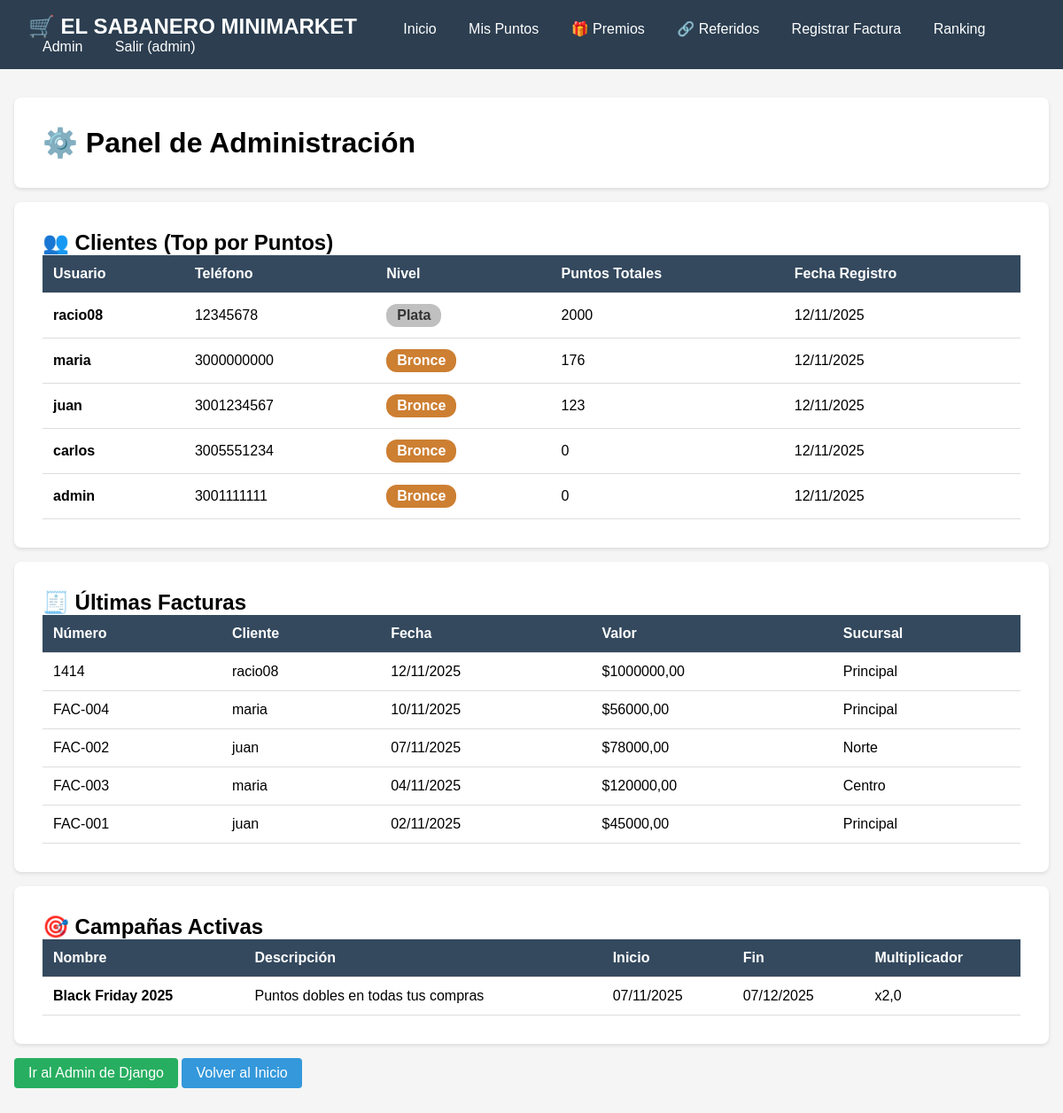
Page /panel/ (signed in) on the earlier database version.
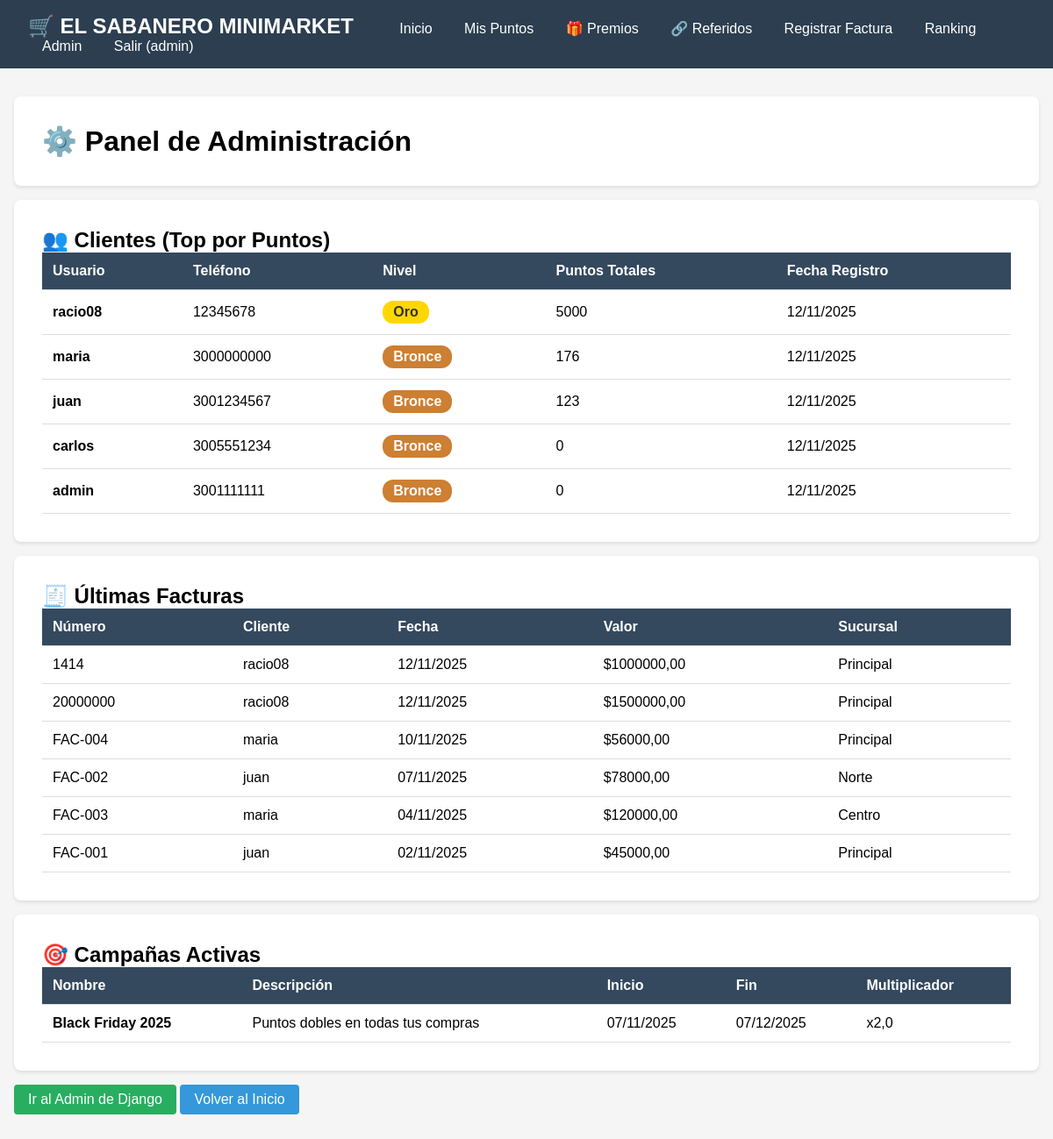
Same page on the later database version.
### clientes/models.py (models this page shows, shortened)
class Cliente(models.Model):
    TIPO_DOCUMENTO_CHOICES = [
        ('CC', 'Cédula de Ciudadanía'),
        ('CE', 'Cédula de Extranjería'),
        ('TI', 'Tarjeta de Identidad'),
        ('PA', 'Pasaporte'),
        ('NIT', 'NIT'),
    ]
    GENERO_CHOICES = [
        ('M', 'Masculino'),
        ('F', 'Femenino'),
        ('O', 'Otro'),
        ('N', 'Prefiero no decir'),
    ]
    user = models.OneToOneField(User, on_delete=models.CASCADE)
    tipo_documento = models.CharField(max_length=3, choices=TIPO_DOCUMENTO_CHOICES, default='CC')
    numero_documento = models.CharField(max_length=20, unique=True)
    fecha_nacimiento = models.DateField(null=True, blank=True)
    genero = models.CharField(max_length=1, choices=GENERO_CHOICES, blank=True)
    telefono = models.CharField(max_length=20)
    telefono_alternativo = models.CharField(max_length=20, blank=True)
    email_alternativo = models.EmailField(blank=True)
    direccion = models.CharField(max_length=255, default='Sin especificar')
    barrio = models.CharField(max_length=100, blank=True)
    ciudad = models.CharField(max_length=100, default='Bogotá')
    departamento = models.CharField(max_length=100, default='Cundinamarca')
    codigo_postal = models.CharField(max_length=10, blank=True)
    nivel = models.CharField(max_length=10, default='Bronce')
    fecha_registro = models.DateTimeField(auto_now_add=True)
    activo = models.BooleanField(default=True)
    acepta_promociones = models.BooleanField(default=True)
    acepta_notificaciones = models.BooleanField(default=True)
    codigo_referido = models.CharField(max_length=10, unique=True, blank=True, null=True)
    referido_por = models.ForeignKey('self', on_delete=models.SET_NULL, null=True, blank=True, related_name='mis_referidos')
    notas = models.TextField(blank=True)
    class Meta:
        ordering = ['-fecha_registro']
        verbose_name = 'Cliente'
        verbose_name_plural = 'Clientes'

class Factura(models.Model):
    cliente = models.ForeignKey(Cliente, on_delete=models.CASCADE)
    numero_factura = models.CharField(max_length=50)
    fecha_compra = models.DateField()
    valor_total = models.DecimalField(max_digits=10, decimal_places=2)
    sucursal = models.CharField(max_length=100)
    registrada = models.BooleanField(default=False)

class Campana(models.Model):
    nombre = models.CharField(max_length=100)
    descripcion = models.TextField()
    fecha_inicio = models.DateField()
    fecha_fin = models.DateField()
    multiplicador_puntos = models.FloatField(default=1.0)

### clientes/views.py (the view)
# urls.py: path('panel/', views.panel_admin, name='panel_admin'),
@login_required
def panel_admin(request):
    if not request.user.is_staff:
        messages.error(request, "No tienes permisos para acceder a esta página.")
        return redirect('clientes:home')
    clientes = Cliente.objects.annotate(puntos=Sum('punto__puntos_obtenidos')).order_by('-puntos')
    facturas = Factura.objects.select_related('cliente').order_by('-fecha_compra')[:10]
    campanas = Campana.objects.all()
    return render(request, 'clientes/admin/panel.html', {
        'clientes': clientes,
        'facturas': facturas,
        'campanas': campanas
    })

### clientes/templates/clientes/admin/panel.html (shortened to what this page needs)
{% extends 'clientes/base.html' %}
{% block content %}
<div class="card">
    <h1>⚙️ Panel de Administración</h1>
</div>
<div class="card">
    <h2>👥 Clientes (Top por Puntos)</h2>
    <table>
        <thead>
            <tr>
                <th>Usuario</th>
                <th>Teléfono</th>
                <th>Nivel</th>
                <th>Puntos Totales</th>
                <th>Fecha Registro</th>
            </tr>
        </thead>
        <tbody>
            {% for cliente in clientes %}
            <tr>
                <td><strong>{{ cliente.user.username }}</strong></td>
                <td>{{ cliente.telefono }}</td>
                <td><span class="nivel nivel-{{ cliente.nivel|lower }}">{{ cliente.nivel }}</span></td>
                <td>{{ cliente.puntos|default:0 }}</td>
                <td>{{ cliente.fecha_registro|date:"d/m/Y" }}</td>
            </tr>
            {% empty %}
            <tr><td colspan="5" style="text-align: center;">No hay clientes registrados</td></tr>
            {% endfor %}
        </tbody>
    </table>
</div>
<div class="card">
    <h2>🧾 Últimas Facturas</h2>
    <table>
        <thead>
            <tr>
                <th>Número</th>
                <th>Cliente</th>
                <th>Fecha</th>
                <th>Valor</th>
                <th>Sucursal</th>
            </tr>
        </thead>
        <tbody>
            {% for factura in facturas %}
            <tr>
                <td>{{ factura.numero_factura }}</td>
                <td>{{ factura.cliente.user.username }}</td>
                <td>{{ factura.fecha_compra|date:"d/m/Y" }}</td>
                <td>${{ factura.valor_total|floatformat:2 }}</td>
                <td>{{ factura.sucursal }}</td>
            </tr>
            {% empty %}
            <tr><td colspan="5" style="text-align: center;">No hay facturas registradas</td></tr>
            {% endfor %}
        </tbody>
    </table>
</div>
<div class="card">
    <h2>🎯 Campañas Activas</h2>
    <table>
        <thead>
            <tr>
                <th>Nombre</th>
                <th>Descripción</th>
                <th>Inicio</th>
                <th>Fin</th>
                <th>Multiplicador</th>
            </tr>
        </thead>
        <tbody>
            {% for campana in campanas %}
            <tr>
                <td><strong>{{ campana.nombre }}</strong></td>
                <td>{{ campana.descripcion|truncatewords:10 }}</td>
                <td>{{ campana.fecha_inicio|date:"d/m/Y" }}</td>
                <td>{{ campana.fecha_fin|date:"d/m/Y" }}</td>
                <td>x{{ campana.multiplicador_puntos }}</td>
            </tr>
            {% empty %}
            <tr><td colspan="5" style="text-align: center;">No hay campañas configuradas</td></tr>
            {% endfor %}
        </tbody>
    </table>
</div>
<div style="margin-top: 1rem;">
    <a href="{% url 'admin:index' %}" class="btn btn-success">Ir al Admin de Django</a>
    <a href="{% url 'clientes:home' %}" class="btn">Volver al Inicio</a>
</div>
{% endblock %}

Differences in the rows shown:
changed Cliente "racio08": nivel "Plata" → "Oro"; puntos "2000" → "5000"
added Factura: numero_factura "20000000", cliente.user.username "racio08", fecha_compra "12/11/2025", valor_total "1500000,00", sucursal "Principal"
